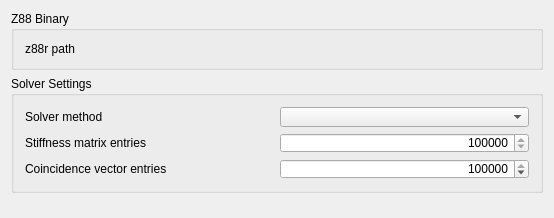
<?xml version="1.0" encoding="UTF-8"?>
<ui version="4.0">
 <class>FemGui::DlgSettingsFemZ88Imp</class>
 <widget class="QWidget" name="FemGui::DlgSettingsFemZ88Imp">
  <property name="geometry">
   <rect>
    <x>0</x>
    <y>0</y>
    <width>554</width>
    <height>218</height>
   </rect>
  </property>
  <property name="windowTitle">
   <string>Z88</string>
  </property>
  <layout class="QVBoxLayout" name="verticalLayout_3">
   <item>
    <widget class="QGroupBox" name="gb_z88_param_binary">
     <property name="sizePolicy">
      <sizepolicy hsizetype="Preferred" vsizetype="Preferred">
       <horstretch>0</horstretch>
       <verstretch>0</verstretch>
      </sizepolicy>
     </property>
     <property name="layoutDirection">
      <enum>Qt::LayoutDirection::LeftToRight</enum>
     </property>
     <property name="title">
      <string>Z88 Binary</string>
     </property>
     <property name="alignment">
      <set>Qt::AlignmentFlag::AlignLeading|Qt::AlignmentFlag::AlignLeft|Qt::AlignmentFlag::AlignTop</set>
     </property>
     <layout class="QVBoxLayout" name="verticalLayout">
      <item>
       <layout class="QGridLayout" name="gl_z88">
        <item row="0" column="0">
         <widget class="QLabel" name="l_z88_binary_path">
          <property name="sizePolicy">
           <sizepolicy hsizetype="Preferred" vsizetype="Preferred">
            <horstretch>0</horstretch>
            <verstretch>0</verstretch>
           </sizepolicy>
          </property>
          <property name="minimumSize">
           <size>
            <width>0</width>
            <height>0</height>
           </size>
          </property>
          <property name="text">
           <string>z88r path</string>
          </property>
         </widget>
        </item>
        <item row="0" column="1">
         <widget class="Gui::PrefFileChooser" name="AuraCAD_z88_binary_path" native="true">
          <property name="sizePolicy">
           <sizepolicy hsizetype="Preferred" vsizetype="Preferred">
            <horstretch>0</horstretch>
            <verstretch>0</verstretch>
           </sizepolicy>
          </property>
          <property name="minimumSize">
           <size>
            <width>0</width>
            <height>0</height>
           </size>
          </property>
          <property name="sizeIncrement">
           <size>
            <width>0</width>
            <height>0</height>
           </size>
          </property>
          <property name="baseSize">
           <size>
            <width>0</width>
            <height>0</height>
           </size>
          </property>
          <property name="toolTip">
           <string>Leave blank to use default z88r binary file</string>
          </property>
          <property name="prefEntry" stdset="0">
           <cstring>z88BinaryPath</cstring>
          </property>
          <property name="prefPath" stdset="0">
           <cstring>Mod/Fem/Z88</cstring>
          </property>
         </widget>
        </item>
       </layout>
      </item>
     </layout>
    </widget>
   </item>
   <item>
    <widget class="QGroupBox" name="gb_z88_param_solver">
     <property name="sizePolicy">
      <sizepolicy hsizetype="Preferred" vsizetype="Preferred">
       <horstretch>0</horstretch>
       <verstretch>0</verstretch>
      </sizepolicy>
     </property>
     <property name="layoutDirection">
      <enum>Qt::LayoutDirection::LeftToRight</enum>
     </property>
     <property name="title">
      <string>Solver Settings</string>
     </property>
     <property name="alignment">
      <set>Qt::AlignmentFlag::AlignLeading|Qt::AlignmentFlag::AlignLeft|Qt::AlignmentFlag::AlignTop</set>
     </property>
     <layout class="QVBoxLayout" name="verticalLayout_2">
      <item>
       <layout class="QGridLayout" name="gl_z88_2">
        <item row="1" column="0">
         <widget class="QLabel" name="l_solver_method">
          <property name="text">
           <string>Solver method</string>
          </property>
         </widget>
        </item>
        <item row="1" column="2">
         <widget class="Gui::PreauracadomboBox" name="cmb_solver">
          <property name="enabled">
           <bool>true</bool>
          </property>
          <property name="minimumSize">
           <size>
            <width>0</width>
            <height>20</height>
           </size>
          </property>
          <property name="toolTip">
           <string>Solver method to be used</string>
          </property>
          <property name="editable">
           <bool>false</bool>
          </property>
          <property name="prefEntry" stdset="0">
           <cstring>Solver</cstring>
          </property>
          <property name="prefPath" stdset="0">
           <cstring>Mod/Fem/Z88</cstring>
          </property>
          <property name="prefType" stdset="0">
           <cstring></cstring>
          </property>
         </widget>
        </item>
        <item row="2" column="0">
         <widget class="QLabel" name="l_max_stiffness">
          <property name="text">
           <string>Stiffness matrix entries</string>
          </property>
         </widget>
        </item>
        <item row="2" column="2">
         <widget class="Gui::PrefSpinBox" name="sb_Z88_MaxGS">
          <property name="minimumSize">
           <size>
            <width>0</width>
            <height>20</height>
           </size>
          </property>
          <property name="toolTip">
           <string>Maximum places in the stiffness matrix.
You might need to increase this when using the
Cholesky solver and getting the error message
that &quot;MAXGS&quot; needs to be increased.</string>
          </property>
          <property name="alignment">
           <set>Qt::AlignmentFlag::AlignRight|Qt::AlignmentFlag::AlignTrailing|Qt::AlignmentFlag::AlignVCenter</set>
          </property>
          <property name="minimum">
           <number>6000000</number>
          </property>
          <property name="maximum">
           <number>2147483647</number>
          </property>
          <property name="singleStep">
           <number>10000000</number>
          </property>
          <property name="value">
           <number>100000000</number>
          </property>
          <property name="prefEntry" stdset="0">
           <cstring>MaxGS</cstring>
          </property>
          <property name="prefPath" stdset="0">
           <cstring>Mod/Fem/Z88</cstring>
          </property>
         </widget>
        </item>
        <item row="3" column="0">
         <widget class="QLabel" name="l_max_coincidence">
          <property name="text">
           <string>Coincidence vector entries</string>
          </property>
         </widget>
        </item>
        <item row="3" column="2">
         <widget class="Gui::PrefSpinBox" name="sb_Z88_MaxKOI">
          <property name="minimumSize">
           <size>
            <width>0</width>
            <height>20</height>
           </size>
          </property>
          <property name="toolTip">
           <string>Maximal places in coincidence vector.
(number of knots per element times
 number of finite elements)
You might need to increase this when using an
iterative solver and you get the error message
that &quot;MAXKOI&quot; needs to be increased.</string>
          </property>
          <property name="alignment">
           <set>Qt::AlignmentFlag::AlignRight|Qt::AlignmentFlag::AlignTrailing|Qt::AlignmentFlag::AlignVCenter</set>
          </property>
          <property name="minimum">
           <number>50000</number>
          </property>
          <property name="maximum">
           <number>2147483647</number>
          </property>
          <property name="singleStep">
           <number>100000</number>
          </property>
          <property name="value">
           <number>2800000</number>
          </property>
          <property name="prefEntry" stdset="0">
           <cstring>MaxKOI</cstring>
          </property>
          <property name="prefPath" stdset="0">
           <cstring>Mod/Fem/Z88</cstring>
          </property>
         </widget>
        </item>
       </layout>
      </item>
     </layout>
    </widget>
   </item>
   <item>
    <spacer name="verticalSpacer">
     <property name="orientation">
      <enum>Qt::Orientation::Vertical</enum>
     </property>
     <property name="sizeHint" stdset="0">
      <size>
       <width>20</width>
       <height>40</height>
      </size>
     </property>
    </spacer>
   </item>
  </layout>
 </widget>
 <layoutdefault spacing="6" margin="11"/>
 <customwidgets>
  <customwidget>
   <class>Gui::FileChooser</class>
   <extends>QWidget</extends>
   <header>Gui/FileDialog.h</header>
  </customwidget>
  <customwidget>
   <class>Gui::PrefFileChooser</class>
   <extends>Gui::FileChooser</extends>
   <header>Gui/PrefWidgets.h</header>
  </customwidget>
  <customwidget>
   <class>Gui::PrefSpinBox</class>
   <extends>QSpinBox</extends>
   <header>Gui/PrefWidgets.h</header>
  </customwidget>
  <customwidget>
   <class>Gui::PreauracadomboBox</class>
   <extends>QComboBox</extends>
   <header>Gui/PrefWidgets.h</header>
  </customwidget>
 </customwidgets>
 <resources>
  <include location="Resources/Fem.qrc"/>
 </resources>
 <connections/>
</ui>
